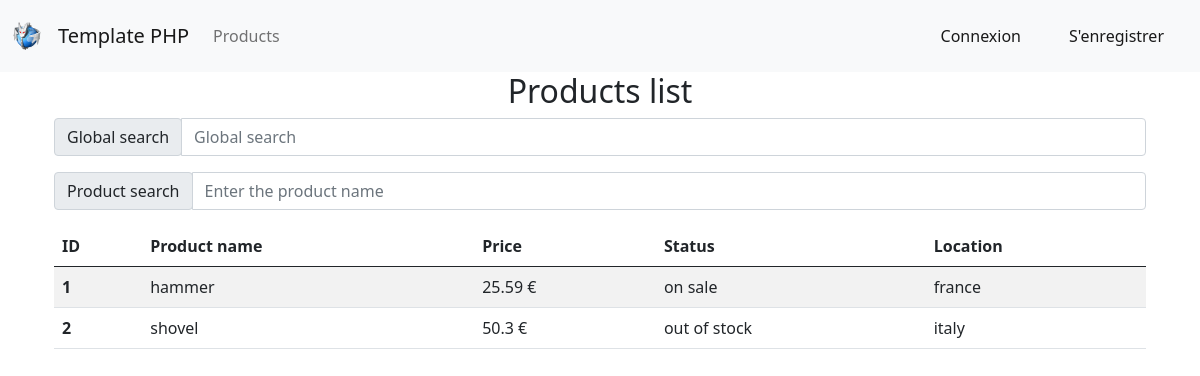
The page /vues/products.php on the database its author committed.
### tables this page shows
CREATE TABLE IF NOT EXISTS `products` (
  `id` int(11) NOT NULL AUTO_INCREMENT,
  `name` varchar(255) NOT NULL DEFAULT '0',
  `price` float NOT NULL DEFAULT '0',
  `status` varchar(50) NOT NULL DEFAULT '0',
  `location` varchar(255) DEFAULT NULL,
  PRIMARY KEY (`id`)
);

### layout/layout_functions.php (called while the page is built)
<?php
function echo_header($title)
{
    include "constantes.php";
    include "head.inc.php";
    include "nav.inc.php";
}
function echo_footer()
{
    include "footer.inc.php";
}

### layout/constantes.php (called while the page is built, shortened)
<?php
$MainUrl = 'http://localhost/php/TemplatePhp/';
$MainTitle = "Template PHP";
?>

### config/pdo-connection.php (called while the page is built, shortened)
<?php
$db = "php_templatephp";

### vues/products.php (the view, shortened to what this page needs)
<?php
include "../layout/layout_functions.php";
echo_header("Listes des profiles");
include "../config/pdo-connection.php";
$sql = "SELECT ".$db.".products.id,
        ".$db.".products.name,
        ".$db.".products.price,
        ".$db.".products.status,
        ".$db.".products.location
        FROM ".$db.".products";
$stmt= $pdo->prepare($sql);
if ($stmt->execute()) {
    $result = $stmt->fetchAll();
} else {
    $message = "Query unsuccesfull!";
}
?>
    <div class="container">
        <h2 class="text-center">Products list</h2>
        <div class="input-group mb-3">
            <div class="input-group-prepend">
                <span class="input-group-text" id="basic-addon1">Global search</span>
            </div>
            <input type="text" class="form-control" id="products_searchall" placeholder="Global search" aria-label="Global search" aria-describedby="basic-addon1">
        </div>
        <div class="input-group mb-3">
            <div class="input-group-prepend">
                <span class="input-group-text" id="basic-addon1">Product search</span>
            </div>
            <input type="text" class="form-control" id="profile_name" placeholder="Enter the product name" aria-label="Enter the product name" aria-describedby="basic-addon1">
        </div>
        <table class="table table-striped">
            <thead>
                <tr>
                    <th scope="col">ID</td>
                    <th scope="col">Product name</td>
                    <th scope="col">Price</td>
                    <th scope="col">Status</td>
                    <th scope="col">Location</td>
                </tr>
            </thead>
            <tbody>
            <?php
            foreach($result as $row) {
                echo "<tr>
                        <th scope=\"row\">{$row['id']}</th>
                        <td>{$row['name']}</td>
                        <td>{$row['price']} €</td>
                        <td>{$row['status']}</td>
                        <td>{$row['location']}</td>
                    </tr>";
            }
            ?>
            </tbody>
        </table>
    </div>
<?php echo_footer(); ?>

### layout/head.inc.php (shortened to what this page needs)
<!DOCTYPE html>
<html lang="fr">
<head>
    <link href="https://cdn.jsdelivr.net/npm/bootstrap@5.0.2/dist/css/bootstrap.min.css"
        rel="stylesheet"
>
</head>
<body>

### layout/nav.inc.php (shortened to what this page needs)
<header>
    <nav class="navbar navbar-expand-lg navbar-light bg-light">
        <div class="container-fluid">
            <a class="navbar-brand" href="#">
                <?php echo '<img src="'.$MainUrl.'img/logo.svg" width="30" height="30" class="d-inline-block align-top" alt="">';?>
            </a>
            <?php echo '<a class="navbar-brand" href="'.$MainUrl.'index.php">'.$MainTitle.'</a>';?>
            <div class="collapse navbar-collapse" id="navbarSupportedContent">
                <ul class="navbar-nav me-auto mb-2 mb-lg-0">
                    <li class="nav-item">
                        <?php echo '<a class="nav-link" aria-current="page" href="'.$MainUrl.'vues/products.php">Products</a>';?>
                    </li>
                </ul>
                <?php if (isset($_SESSION['username'])): ?>
                    <span class="navbar-text px-2">
                        <?php echo '<a class="nav-link" href="'.$MainUrl.'vues/logout.php">Deconnexion</a>';?>
                    </span>
                    <span class="navbar-text px-2">
                        <?php echo '<a class="nav-link" href="'.$MainUrl.'vues/user.php">'.$_SESSION['username'].'</a>';?>
                    </span>
                <?php else: ?>
                    <span class="navbar-text px-2">
                        <?php echo '<a class="nav-link" href="'.$MainUrl.'vues/login.php">Connexion</a>';?>
                    </span>
                    <span class="navbar-text px-2">
                        <?php echo '<a class="nav-link" href="'.$MainUrl.'vues/register.php">S\'enregistrer</a>';?>
                    </span>
                <?php endif; ?>
            </div>
        </div>
    </nav>
</header>
<main class="container">

### layout/footer.inc.php (shortened to what this page needs)
</main>
</body>
</html>

### rows shown on the page
products: id "1", name "hammer", price "25.59", status "on sale", location "france"
products: id "2", name "shovel", price "50.3", status "out of stock", location "italy"

### other values the page prints
$MainTitle "Template PHP"
